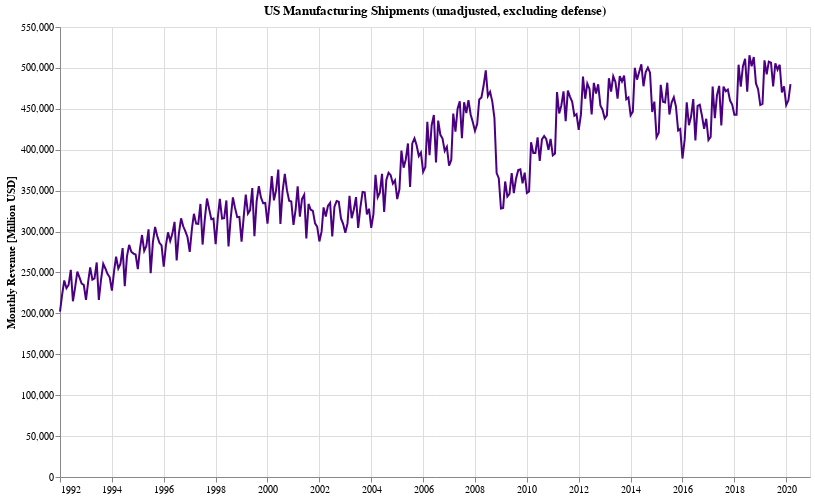

The notebook cell this image was saved under:
### Markdown cell above
## Shipments

### Code cell
chartFor(dfs['Shipments'], 'UMXDVS', 'US Manufacturing Shipments (unadjusted, excluding defense)')

### Figure 1 — Vega-Lite specification as saved in the notebook (floating-point values rounded to 4 significant figures; data arrays with more than 128 entries replaced by an {"elided": "..."} marker saying what was removed)
{"config": {"view": {"continuousWidth": 400, "continuousHeight": 300}}, "data": {"name": "data-0eb9fcc6fb803bcff3dccf019b1f9c5e"}, "mark": {"type": "line", "color": "indigo"}, "encoding": {"tooltip": [{"type": "quantitative", "field": "value"}, {"type": "temporal", "field": "dt", "format": "%B - %Y"}], "x": {"type": "temporal", "axis": {"title": ""}, "field": "dt"}, "y": {"type": "quantitative", "axis": {"title": "Monthly Revenue [Million USD]"}, "field": "value"}}, "height": 450, "title": "US Manufacturing Shipments (unadjusted, excluding defense)", "width": 750, "$schema": "https://vega.github.io/schema/vega-lite/v4.8.1.json", "datasets": {"data-0eb9fcc6fb803bcff3dccf019b1f9c5e": {"elided": "348 records"}}}
